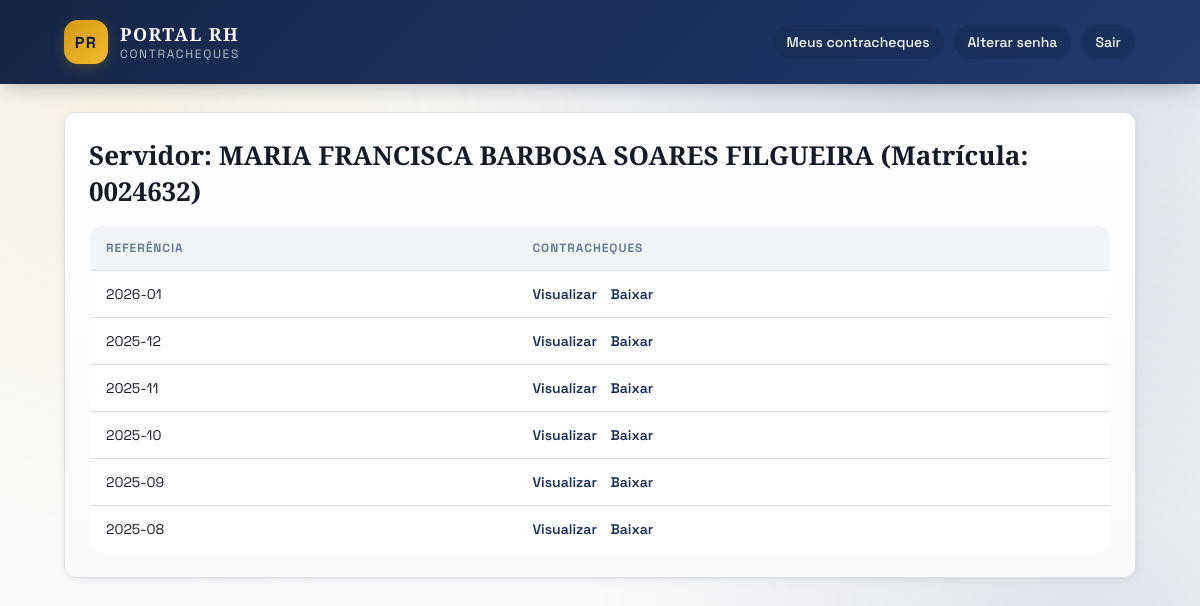
/dashboard (signed in), run on an earlier commit of the app's database.
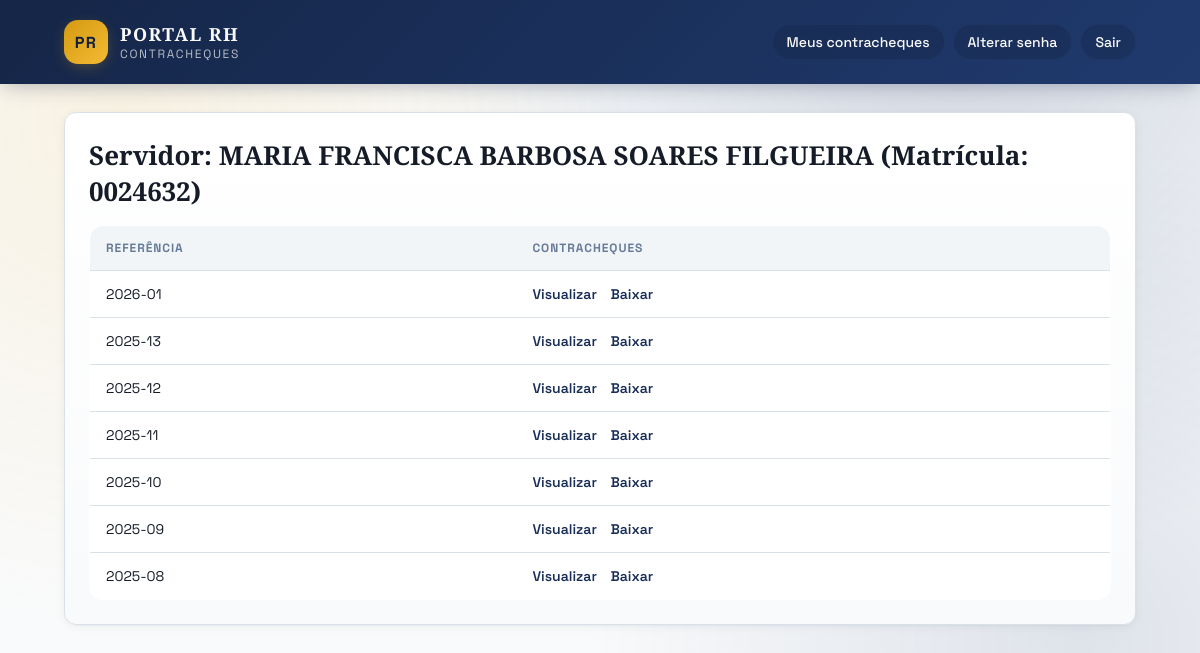
And on a later commit of the database.
### tables this page shows
CREATE TABLE users (
    id INTEGER PRIMARY KEY AUTOINCREMENT,
    matricula TEXT NOT NULL UNIQUE,
    nome TEXT,
    password_hash TEXT NOT NULL,
    must_change_password INTEGER NOT NULL DEFAULT 1
, cpf TEXT, department TEXT, position TEXT, email TEXT, is_admin INTEGER NOT NULL DEFAULT 0);

CREATE TABLE payslips (
    id INTEGER PRIMARY KEY AUTOINCREMENT,
    user_id INTEGER NOT NULL,
    referencia TEXT NOT NULL,
    file_path TEXT NOT NULL, file_name TEXT, issued_by_admin INTEGER NOT NULL DEFAULT 0, viewed_at TEXT, downloaded_at TEXT,
    UNIQUE(user_id, referencia),
    FOREIGN KEY (user_id) REFERENCES users(id) ON DELETE CASCADE
);

### app_sqlite.py (the view)
@app.route("/dashboard")
@login_required
def dashboard():
    uid = current_user_id()
    conn = get_db()
    cur = conn.cursor()
    cur.execute("SELECT matricula, COALESCE(nome,'') FROM users WHERE id=?", (uid,))
    row = cur.fetchone()
    matricula = row[0] if row else ""
    nome = row[1] or "Nome não cadastrado"
    cur.execute(
        """
        SELECT id, referencia, file_path
        FROM payslips
        WHERE user_id=?
        ORDER BY (referencia IS NULL) ASC, referencia DESC, id DESC
        """,
        (uid,)
    )
    payslips = cur.fetchall()
    cur.close()
    conn.close()
    normalized = []
    for pid, ref, file_path in payslips:
        abs_path = _normalize_to_abs(file_path)
        normalized.append({
            "id": pid,
            "referencia": ref or "sem-ref",
            "abs_path": abs_path
        })
    return render_template("dashboard.html",
                           payslips=normalized,
                           matricula=matricula,
                           nome=nome)

### app_sqlite.py (called while the page is built)
def get_db():
    conn = sqlite3.connect(DB_PATH)
    conn.row_factory = sqlite3.Row
    conn.execute("PRAGMA journal_mode=WAL;")
    conn.execute("PRAGMA synchronous=NORMAL;")
    conn.execute("PRAGMA foreign_keys=ON;")
    return conn

def _normalize_to_abs(p: str) -> str:
    p = (p or "").replace("\\", "/")
    P = Path(p)
    if not P.is_absolute():
        P = Path(os.getcwd()) / P
    return str(P.resolve())

def current_user_id():
    return session.get("user_id")

def login_required(fn):
    from functools import wraps
    @wraps(fn)
    def wrapper(*args, **kwargs):
        if not current_user_id():
            return redirect(url_for("login"))
        return fn(*args, **kwargs)
    return wrapper

### templates/dashboard.html
{% extends "base.html" %}
{% block content %}
<section class="card-elevated dashboard-card">
  <h2 class="page-title">Servidor: {{ nome }} (Matrícula: {{ matricula }})</h2>
  {% if payslips %}
  <table class="table">
    <thead>
      <tr>
        <th>Referência</th>
        <th>Contracheques</th>
      </tr>
    </thead>
    <tbody>
    {% for p in payslips %}
      <tr class="payslip-row">
        <td>{{ p.referencia }}</td>
        <td class="action-links">
          <a href="{{ url_for('view_pdf', path=p.abs_path, pid=p.id) }}" target="_blank">Visualizar</a>
          <a href="{{ url_for('download_pdf', path=p.abs_path, pid=p.id) }}">Baixar</a>
        </td>
      </tr>
    {% endfor %}
    </tbody>
  </table>
  {% else %}
  <div class="empty-state">Não há contracheques disponíveis.</div>
  {% endif %}
</section>
{% endblock %}

### templates/base.html (shortened to what this page needs)
<!doctype html>
<html lang="pt-br">
<head>
  <link href="{{ url_for('static', filename='style.css') }}" rel="stylesheet">
</head>
<body>
  <header class="topbar">
    <div class="container topbar-inner">
      <div class="brand">
        <div class="brand-mark">PR</div>
        <div>
          <span class="brand-title">Portal RH</span>
          <span class="brand-subtitle">Contracheques</span>
        </div>
      </div>
      {% if session.user_id %}
      <nav class="nav-actions">
        <a class="nav-link" href="{{ url_for('dashboard') }}">Meus contracheques</a>
        <a class="nav-link" href="{{ url_for('change_password') }}">Alterar senha</a>
        <a class="nav-link" href="{{ url_for('logout') }}">Sair</a>
      </nav>
      {% endif %}
    </div>
  </header>
  <main class="container main-content">
    {% block content %}{% endblock %}
  </main>
</body>
</html>

### static/style.css (style rules this page uses)
:root { --background: 210 20% 98%; --foreground: 220 30% 12%; --card: 0 0% 100%; --card-foreground: 220 30% 12%; --primary: 220 55% 22%; --primary-foreground: 0 0% 98%; --gold: 42 85% 48%; --gold-light: 42 90% 62%; --gold-foreground: 220 55% 15%; --secondary: 210 30% 94%; --muted: 210 25% 92%; --muted-foreground: 215 20% 50%; --success: 142 71% 38%; --warning: 38 92% 50%; --destructive: 0 72% 51%; --border: 214 20% 88%; --ring: 220 55% 22%; --radius: 0.75rem; --shadow-card: 0 2px 12px -2px hsl(220 55% 22% / 0.08), 0 1px 4px -1px hsl(220 55% 22% / 0.06); --shadow-nav: 0 4px 20px -4px hsl(220 55% 18% / 0.35); --shadow-gold: 0 4px 16px -4px hsl(42 85% 48% / 0.4); --gradient-hero: linear-gradient(135deg, hsl(220 55% 18%) 0%, hsl(220 55% 28%) 100%); --gradient-gold: linear-gradient(135deg, hsl(42 85% 45%) 0%, hsl(42 90% 58%) 100%); --gradient-card: linear-gradient(180deg, hsl(0 0% 100%) 0%, hsl(210 25% 98%) 100%); --font-sans: "Space Grotesk", "Segoe UI", system-ui, -apple-system, Arial, sans-serif; --font-serif: "Source Serif 4", "Times New Roman", serif; }
* { box-sizing: border-box; }
body { margin: 0; min-height: 100vh; font-family: var(--font-sans); background: hsl(var(--background)); color: hsl(var(--foreground)); }
body::before { content: ""; position: fixed; inset: 0; background: radial-gradient(circle at 10% 15%, hsl(42 90% 58% / 0.12), transparent 40%), radial-gradient(circle at 80% 0%, hsl(220 55% 28% / 0.18), transparent 45%), radial-gradient(circle at 90% 80%, hsl(220 55% 28% / 0.12), transparent 40%); pointer-events: none; z-index: -1; }
a { color: inherit; text-decoration: none; }
.container { max-width: 1120px; margin: 0 auto; padding: 20px 24px; }
.topbar { background: var(--gradient-hero); color: hsl(0 0% 98%); box-shadow: var(--shadow-nav); }
.topbar-inner { display: flex; align-items: center; justify-content: space-between; gap: 16px; }
.brand { display: flex; align-items: center; gap: 12px; }
.brand-mark { width: 44px; height: 44px; border-radius: 14px; background: var(--gradient-gold); color: hsl(var(--gold-foreground)); display: flex; align-items: center; justify-content: center; font-weight: 700; box-shadow: var(--shadow-gold); letter-spacing: 0.08em; }
.brand-title { font-family: var(--font-serif); font-size: 18px; font-weight: 600; letter-spacing: 0.08em; text-transform: uppercase; }
.brand-subtitle { display: block; font-size: 12px; opacity: 0.7; letter-spacing: 0.14em; text-transform: uppercase; }
.nav-actions { display: flex; flex-wrap: wrap; gap: 8px; }
.nav-link { padding: 8px 14px; border-radius: 999px; font-size: 14px; font-weight: 500; background: hsl(220 55% 18% / 0.35); border: 1px solid hsl(220 50% 30% / 0.4); transition: transform 0.15s ease, background 0.15s ease, border-color 0.15s ease; }
.main-content { padding-top: 28px; padding-bottom: 48px; }
.page-title { font-family: var(--font-serif); font-size: 26px; margin: 0 0 16px; }
.card-elevated { background: var(--gradient-card); border: 1px solid hsl(var(--border)); border-radius: var(--radius); box-shadow: var(--shadow-card); }
.dashboard-card { padding: 24px; animation: fade-in 0.35s ease; }
.table { width: 100%; border-collapse: collapse; overflow: hidden; border-radius: 14px; border: 1px solid hsl(var(--border)); background: hsl(var(--card)); }
.table th, .table td { padding: 14px 16px; text-align: left; border-bottom: 1px solid hsl(var(--border)); font-size: 14px; }
.table th { text-transform: uppercase; letter-spacing: 0.08em; font-size: 12px; color: hsl(var(--muted-foreground)); background: hsl(210 30% 96%); }
.table tr:last-child td { border-bottom: none; }
.action-links a { color: hsl(var(--primary)); font-weight: 600; margin-right: 10px; }
.action-links a:last-child { margin-right: 0; }

What changed in the data, as far as the page shows it:
added payslips: referencia "2025-13"
